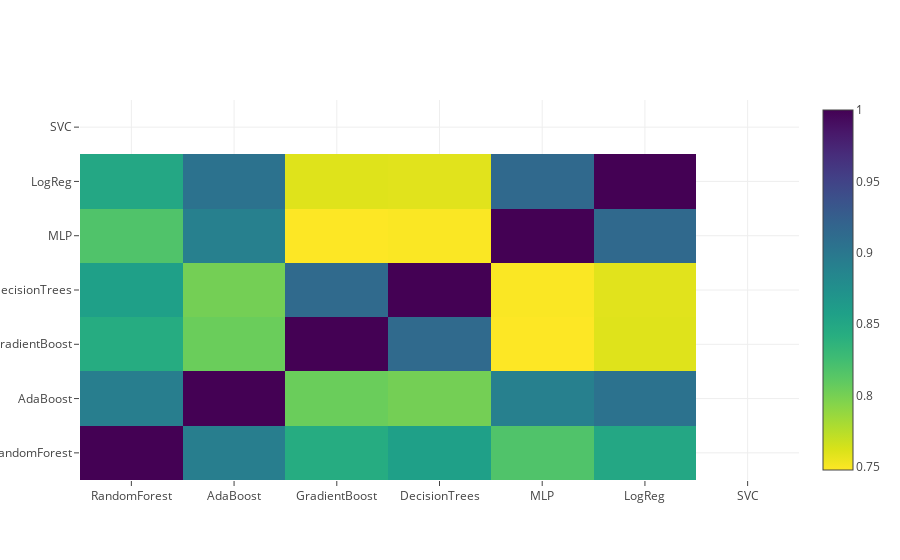

Notebook source saved alongside this figure:
### Code cell
base_predictions_train = pd.DataFrame( {'RandomForest': rf_oof_train.ravel(),
      'AdaBoost': ada_oof_train.ravel(),
      'GradientBoost': gb_oof_train.ravel(),
      'DecisionTrees': dt_oof_train.ravel(),
      'MLP': mlp_oof_train.ravel(),
      'LogReg':logreg_oof_train.ravel(),
      'SVC':svc_oof_train.ravel()
                                       })
base_predictions_train.head()

py.init_notebook_mode(connected=True)
data = [
    go.Heatmap(
        z= base_predictions_train.astype(float).corr().values ,
        x=base_predictions_train.columns.values,
        y= base_predictions_train.columns.values,
          colorscale='Viridis',
            showscale=True,
            reversescale = True
    )
]
py.iplot(data, filename='labelled-heatmap')

### Figure 1 — Plotly figure (JSON) as saved in the notebook; plotly's stock layout.template omitted (floating-point values rounded to 4 significant figures)
{"data": [{"colorscale": "Viridis", "reversescale": true, "showscale": true, "type": "heatmap", "uid": "05113776-825e-4d56-b1d2-ede614e645b2", "x": ["RandomForest", "AdaBoost", "GradientBoost", "DecisionTrees", "MLP", "LogReg", "SVC"], "y": ["RandomForest", "AdaBoost", "GradientBoost", "DecisionTrees", "MLP", "LogReg", "SVC"], "z": [[1.0, 0.8934, 0.8446, 0.8574, 0.8174, 0.8494, null], [0.8934, 1.0, 0.8051, 0.8012, 0.8917, 0.9051, null], [0.8446, 0.8051, 1.0, 0.9139, 0.7479, 0.7598, null], [0.8574, 0.8012, 0.9139, 1.0, 0.749, 0.759, null], [0.8174, 0.8917, 0.7479, 0.749, 1.0, 0.9144, null], [0.8494, 0.9051, 0.7598, 0.759, 0.9144, 1.0, null], [null, null, null, null, null, null, null]]}], "layout": {}}
